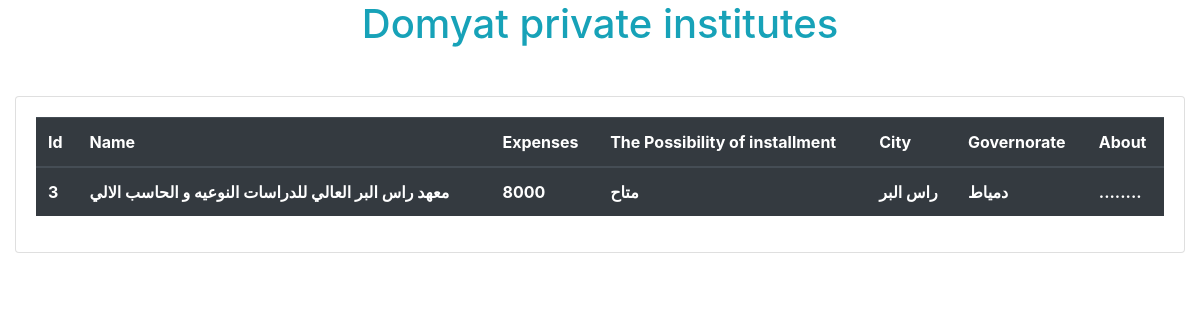
The page /Domyat.php on the database its author committed.
### Domyat.php (the view, shortened to what this page needs)
<?php
$mydata="private istitutes";
$localhost="localhost";
$user_name="root";
$password="";
$Mysql=mysqli_connect ( $localhost , $user_name , $password , $mydata);
$_SelectDomyat = " SELECT * FROM `the institutes` WHERE `governorate`= 'دمياط' ";
$the_select_Domyat=mysqli_query($Mysql,$_SelectDomyat);
?>
<!DOCTYPE html>
<html lang="en">
<head>
    <link rel="stylesheet" href="./css/style.css">
    <link rel="stylesheet" href="./The css Bootstrab/bootstrap.css">
</head>
<body>
<h1 class="text-info text-center">Domyat private institutes</h1>
    <div class="container col-12 my-5">
        <div class="card">
            <div class="card-body">
                <table class="table table-dark">
                <thead>
                    <tr>
                        <th>Id</th>
                        <th>Name</th>
                        <th>Expenses</th>
                        <th>The Possibility of installment</th>
                        <th>City</th>
                        <th>Governorate</th>
                        <th>About</th>
                    </tr>
                </thead>
                    <tbody>
                    <?php foreach ( $the_select_Domyat as $data){ ?>
                    <tr>
                          <th><?php echo $data['id'] ?></th>
                          <th><?php echo $data['name'] ?></th>
                          <th><?php echo $data['expenses'] ?></th>
                          <th><?php echo $data['the possibility of installment'] ?></th>
                          <th><?php echo $data['city'] ?></th>
                          <th><?php echo $data['governorate'] ?></th>
                          <th><?php echo $data['about'] ?></th>
                        </tr>
                    <?php } ?>
                </tbody>
                </table>
            </div>
        </div>
    </div>
</body>
</html>

### css/style.css (style rules this page uses)
* { margin: 0; padding: 0; }

### rows shown on the page
the institutes: id "3", name "معهد راس البر العالي للدراسات النوعيه و الحاسب الالي", expenses "8000", the possibility of installment "متاح", city "راس البر", governorate "دمياط", about "........"
